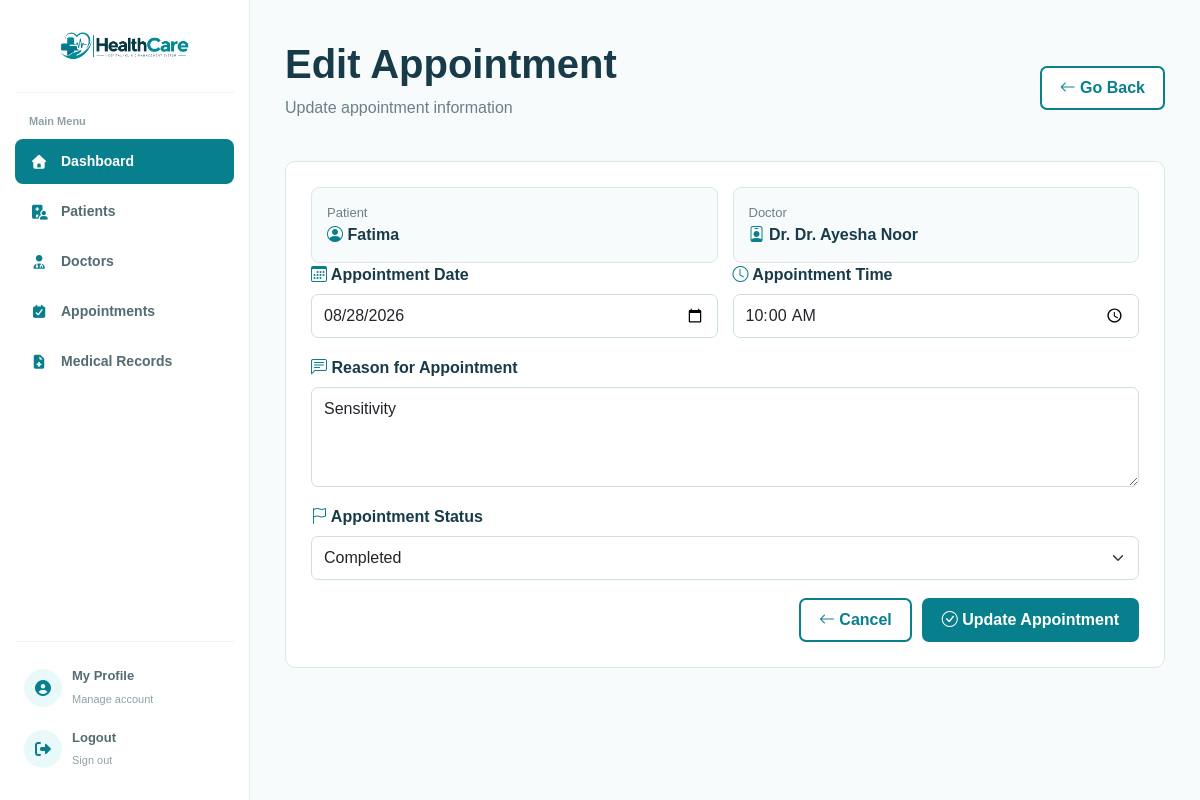
/appointments/edit.php?id=21 (signed in), run on the app's committed database.
### tables this page shows
CREATE TABLE `appointments` (
  `id` int(11) NOT NULL,
  `patient_id` int(11) NOT NULL,
  `doctor_id` int(11) NOT NULL,
  `appointment_date` date NOT NULL,
  `appointment_time` time NOT NULL,
  `reason` text DEFAULT NULL,
  `status` enum('Pending','Confirmed','Completed','Cancelled') NOT NULL DEFAULT 'Pending',
  `notes` text DEFAULT NULL,
  `created_at` datetime NOT NULL DEFAULT current_timestamp(),
  `updated_at` datetime NOT NULL DEFAULT current_timestamp() ON UPDATE current_timestamp()
);

CREATE TABLE `patients` (
  `id` int(11) NOT NULL,
  `name` varchar(100) NOT NULL,
  `email` varchar(150) DEFAULT NULL,
  `phone` varchar(30) DEFAULT NULL,
  `gender` enum('Male','Female','Other') DEFAULT NULL,
  `date_of_birth` date DEFAULT NULL,
  `blood_group` varchar(5) DEFAULT NULL,
  `address` text DEFAULT NULL,
  `status` tinyint(1) NOT NULL DEFAULT 1,
  `created_at` datetime NOT NULL DEFAULT current_timestamp(),
  `updated_at` datetime NOT NULL DEFAULT current_timestamp() ON UPDATE current_timestamp()
);

CREATE TABLE `doctors` (
  `id` int(11) NOT NULL,
  `name` varchar(100) NOT NULL,
  `email` varchar(150) DEFAULT NULL,
  `phone` varchar(30) DEFAULT NULL,
  `specialization` varchar(100) NOT NULL,
  `qualification` varchar(255) DEFAULT NULL,
  `gender` enum('Male','Female','Other') DEFAULT NULL,
  `profile_image` varchar(255) DEFAULT NULL,
  `status` enum('Active','Inactive') NOT NULL DEFAULT 'Active',
  `created_at` datetime NOT NULL DEFAULT current_timestamp(),
  `updated_at` datetime NOT NULL DEFAULT current_timestamp() ON UPDATE current_timestamp()
);

### appointments/edit.php (the view, shortened to what this page needs)
<?php
include_once("../config/database.php");
include_once("../includes/header/dashboard_header.php");
include_once("../includes/navbar/dashboard_navbar.php");
$id = $_GET['id'];
$sql = "SELECT
            appointments.*,
            patients.name AS patient_name,
            doctors.name AS doctor_name,
            doctors.specialization
        FROM appointments
        INNER JOIN patients
        ON appointments.patient_id = patients.id
        INNER JOIN doctors
        ON appointments.doctor_id = doctors.id
        WHERE appointments.id = ?";
$stmt = mysqli_prepare($conn, $sql);
mysqli_stmt_bind_param($stmt, "i", $id);
mysqli_stmt_execute($stmt);
$result = mysqli_stmt_get_result($stmt);
$appointment = mysqli_fetch_assoc($result);
?>
<link rel="stylesheet" href="../assets/css/appointments.css">
<div class="appointment-page">
    <div class="page-header">
        <div>
            <h1 class="page-title">
                Edit Appointment
            </h1>
            <p class="page-subtitle">
                Update appointment information
            </p>
        </div>
        <a
            href="index.php"
            class="back-btn">
            <i class="bi bi-arrow-left"></i>
            Go Back
        </a>
    </div>
    <div class="edit-card">
        <div class="patient-doctor">
            <div class="info-box">
                <div class="info-title">
                    Patient
                </div>
                <div class="info-value">
                    <i class="bi bi-person-circle"></i>
                    <?php
                    echo $appointment['patient_name'];
                    ?>
                </div>
            </div>
            <div class="info-box">
                <div class="info-title">
                    Doctor
                </div>
                <div class="info-value">
                    <i class="bi bi-person-badge"></i>
                    Dr.
                    <?php
                    echo $appointment['doctor_name'];
                    ?>
                </div>
            </div>
        </div>
        <form
            action="../queries/query.php"
            method="POST">
            <div class="form-row">
                <div class="form-group">
                    <label>
                        <i class="bi bi-calendar3"></i>
                        Appointment Date
                    </label>
                    <input
                        type="date"
                        name="appointment_date"
                        class="form-control"
                        value="<?php echo $appointment['appointment_date']; ?>"
                    >
                </div>
                <div class="form-group">
                    <label>
                        <i class="bi bi-clock"></i>
                        Appointment Time
                    </label>
                    <input
                        type="time"
                        name="appointment_time"
                        class="form-control"
                        value="<?php echo $appointment['appointment_time']; ?>"
                    >
                </div>
            </div>
            <div class="form-group">
                <label>
                    <i class="bi bi-chat-left-text"></i>
                    Reason for Appointment
                </label>
                <textarea
                    name="reason"
                    class="form-control"
                ><?php echo $appointment['reason']; ?></textarea>
            </div>
            <div class="form-group">
                <label>
                    <i class="bi bi-flag"></i>
                    Appointment Status
                </label>
                <select
                    name="status"
                    class="form-select"
                    >
                    <option
                        value="Completed"
                        <?php
                        if ($appointment['status'] == "Completed") {
                            echo "selected";
                        }
                        ?>
                    >
                        Completed
                    </option>
                </select>
            </div>
            <div class="button-group">
                <a
                    href="index.php"
                    class="back-btn">
                    <i class="bi bi-arrow-left"></i>
                    Cancel
                </a>
                <button
                    type="submit"
                    name="appointment_edit"
                    class="update-btn">
                    <i class="bi bi-check-circle"></i>
                    Update Appointment
                </button>
            </div>
        </form>
    </div>
</div>
<?php
include_once("../includes/footer/footer.php");
?>

### assets/css/dashboard.css (style rules this page uses)
* { box-sizing: border-box; }

### assets/css/appointments.css (style rules this page uses)
.appointment-page { margin-left: 250px; width: calc(100% - 250px); padding: 40px 35px; }
.page-header { display: flex; justify-content: space-between; align-items: center; margin-bottom: 25px; }
.page-title { color: #183b4a; font-weight: 700; }
.page-subtitle { color: #6c7f86; }
.edit-card { background-color: white; border: 1px solid #dce7e9; border-radius: 10px; padding: 25px; }
.patient-doctor, .form-row { display: grid; grid-template-columns: 1fr 1fr; gap: 15px; }
.info-box { background-color: #f7fbfc; border: 1px solid #dce7e9; border-radius: 8px; padding: 15px; }
.info-title { color: #6c7f86; font-size: 13px; }
.info-value { color: #183b4a; font-weight: 600; }
.info-value i { color: #087f8c; }
.form-group { margin-bottom: 18px; }
.form-group label { display: block; color: #183b4a; font-weight: 600; margin-bottom: 7px; }
.form-group label i { color: #087f8c; }
.form-control, .form-select { width: 100%; border: 1px solid #cedfe2; border-radius: 7px; padding: 9px 12px; }
textarea.form-control { min-height: 100px; }
.button-group { display: flex; justify-content: flex-end; gap: 10px; }
.back-btn { background-color: white; color: #087f8c; border: 2px solid #087f8c; border-radius: 7px; padding: 8px 18px; text-decoration: none; font-weight: 600; }
.update-btn { background-color: #087f8c; color: white; border: 2px solid #087f8c; border-radius: 7px; padding: 8px 18px; font-weight: 600; }

### data on the page
appointments: patient.name "Fatima", doctor.name "Dr. Ayesha Noor", appointment_date "08/28/2026", appointment_time "10:00:00", reason "Sensitivity", status "Completed"
